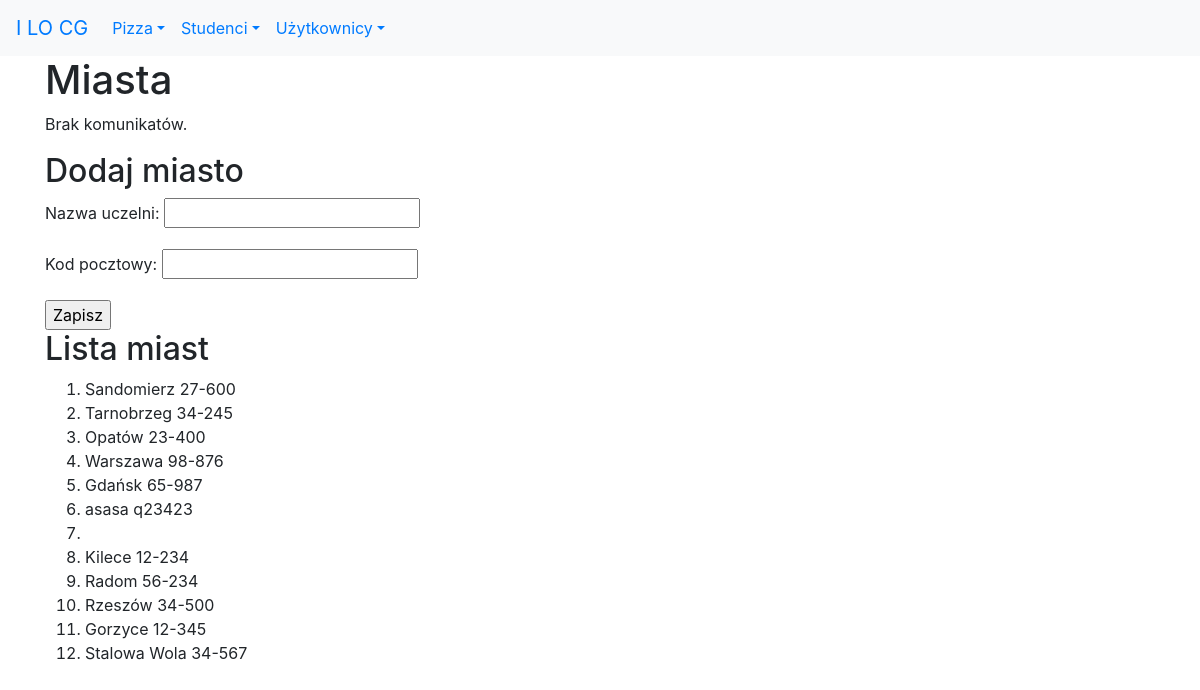
The page /studenci/miasta/ (signed in) on the database its author committed.
### studenci/models.py (models this page shows, shortened)
class Miasto(models.Model):
    nazwa = models.CharField(
        verbose_name='miasto',
        max_length=30,
        help_text='Nazwa miasta')
    kod = models.CharField(
        max_length=6,
        help_text='Kod pocztowy')
    class Meta:
        verbose_name_plural = "miasta"

### studenci/views.py (the view)
# urls.py: path('miasta/', views.miasta, name='miasta'),
def miasta(request):
    if request.method == 'POST':
        form = MiastoForm(request.POST)
        if form.is_valid():
            m = Miasto(nazwa=form.cleaned_data['nazwa'], kod=form.cleaned_data['kod'])
            m.save()
            messages.success(request, "Dane zapisano!")
            return redirect(reverse('studenci:miasta'))
        else:
            messages.error(request, "Błędne dane!")
    else:
        form = MiastoForm()
    miasta = Miasto.objects.all()
    kontekst = {
        'miasta': miasta,
        'form': form
    }
    return render(request, 'studenci/miasta.html', kontekst)

### studenci/forms.py
class MiastoForm(forms.Form):
    nazwa = forms.CharField(
        label="Nazwa uczelni:",
        max_length=30,
        widget=forms.TextInput()
    )
    kod = forms.CharField(
        label="Kod pocztowy:",
        max_length=6,
        widget=forms.TextInput()
    )

### studenci/templates/studenci/miasta.html (shortened to what this page needs)
{% extends 'szablon.html' %}
{% block naglowek %}Miasta{% endblock naglowek %}
{% block tresc %}
<h2>Dodaj miasto</h2>
    {% if user.is_authenticated %}
        {% if perms.studenci.add_miasto %}
            <form action="." method="POST">
                {{ form.as_p }}
                <input type="submit" value="Zapisz">
            </form>
        {% else %}
            <div class="well">Nie możesz dodawać miast!</div>
        {% endif %}
    {% endif %}
<h2>Lista miast</h2>
<ol>
    {% for miasto in miasta %}
        <li>{{ miasto.nazwa }}&nbsp;{{ miasto.kod }}</li>
    {% endfor %}
</ol>
{% endblock tresc %}

### rows shown on the page
Miasto: nazwa "Sandomierz", kod "27-600"
Miasto: nazwa "Tarnobrzeg", kod "34-245"
Miasto: nazwa "Opatów", kod "23-400"
Miasto: nazwa "Warszawa", kod "98-876"
Miasto: nazwa "Gdańsk", kod "65-987"
Miasto: nazwa "asasa", kod "q23423"
Miasto: nazwa "Kilece", kod "12-234"
Miasto: nazwa "Radom", kod "56-234"
Miasto: nazwa "Rzeszów", kod "34-500"
Miasto: nazwa "Gorzyce", kod "12-345"
Miasto: nazwa "Stalowa Wola", kod "34-567"
